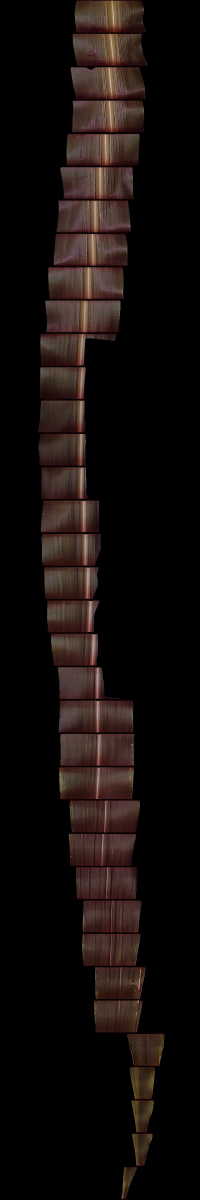
#> input picture test/reconstruction.jpg, 600 x 3600 px (shown at 1/3 size)
$ python extract_leaf.py ../test/reconstruction.jpg
#> lines starting #> are read from the running program, lines starting #| are printed output that depends on the picture; after the words box and inside, x2 and y2 are one past the last pixel; in counts of white or black regions, pixels touching at a corner belong together
#> further down, img is the input picture: shape (3600, 600, 3); mean B, G, R 11.9, 13.8, 20.1
import cv2
import numpy as np
import sys


# -------------------------------------------------
# CORE FUNCTION (USED EVERYWHERE)
# -------------------------------------------------

def extract_leaf(image):

    if image is None:
        return None, None

    # Detect non-black pixels
    mask = np.any(image > 5, axis=2).astype(np.uint8) * 255
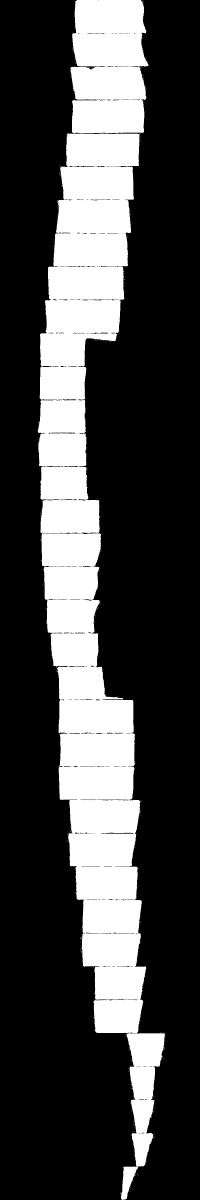
#> mask: shape (3600, 600) (shown at 1/3 size); 27.2% white; 343 white regions (342 under 20 px), largest, box (x1, y1, x2, y2) and area: (112, 0, 496, 3600) 586304

    # Clean mask
    kernel = cv2.getStructuringElement(cv2.MORPH_ELLIPSE, (15, 15))
    mask = cv2.morphologyEx(mask, cv2.MORPH_CLOSE, kernel)
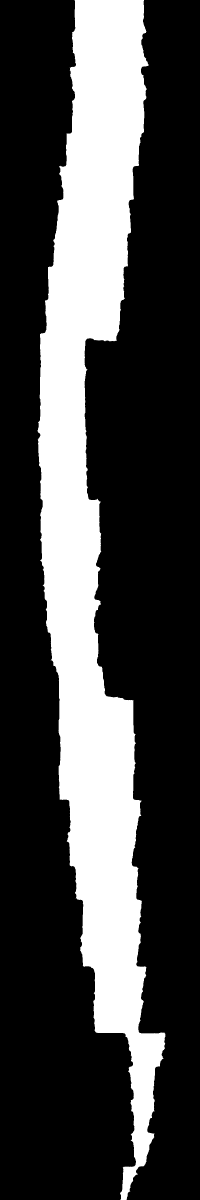
#> mask: shape (3600, 600) (shown at 1/3 size); 27.8% white; 1 white region, box (x1, y1, x2, y2) and area: (112, 0, 496, 3600) 599717

    # Keep largest component
    num_labels, labels, stats, _ = cv2.connectedComponentsWithStats(mask, 8)
#> num_labels = 2; stats = [[0, 0, 600, 3600, 1560283], [112, 0, 384, 3600, 599717]]

    if num_labels > 1:
        largest = 1 + np.argmax(stats[1:, cv2.CC_STAT_AREA])
#> largest = 1
        mask = (labels == largest).astype(np.uint8) * 255

    # Apply mask
    leaf = cv2.bitwise_and(image, image, mask=mask)

    return mask, leaf


# -------------------------------------------------
# VISUAL DEBUG MODE
# -------------------------------------------------

def show_preview(image, mask, leaf):

    def resize_keep_aspect(img, max_height=800):
#> called with max_height = 800
        h, w = img.shape[:2]
#> h = 3600; w = 600
        scale = max_height / h
#> scale = 0.222
        new_w = int(w * scale)
#> new_w = 133
        return cv2.resize(img, (new_w, max_height))
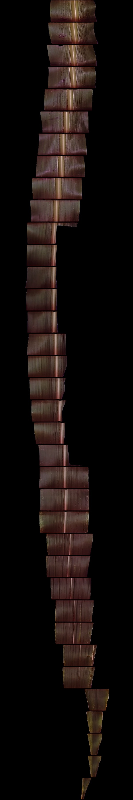
#> returned value: shape (800, 133, 3); mean of channels 0, 1, 2 11.9, 13.7, 20; drawn as B, G, R

    image_r = resize_keep_aspect(image)
    mask_r = resize_keep_aspect(mask)
#> call 2 of resize_keep_aspect, with max_height = 800
#> in resize_keep_aspect (call 2), `return cv2.resize(img, (new_w, max_height))`:
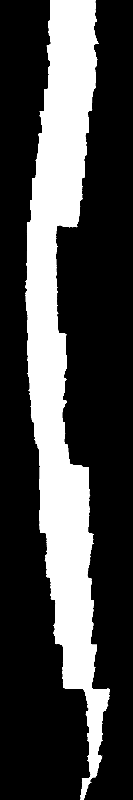
#> returned value: shape (800, 133); min 0, max 255, mean 70.8
    leaf_r = resize_keep_aspect(leaf)

    cv2.imshow("Original", image_r)
    cv2.imshow("Mask", mask_r)
    cv2.imshow("Leaf", leaf_r)

    cv2.waitKey(0)
    cv2.destroyAllWindows()


# -------------------------------------------------
# RUN AS SCRIPT (FOR TESTING ONLY)
# -------------------------------------------------

if __name__ == "__main__":

    if len(sys.argv) < 2:
        print("Usage: python extract_leaf.py <image_path>")
        sys.exit()

    img_path = sys.argv[1]

    img = cv2.imread(img_path)

    if img is None:
        print("Invalid image path")
        sys.exit()

    mask, leaf = extract_leaf(img)

    if mask is None:
        print("Extraction failed")
        sys.exit()

    show_preview(img, mask, leaf)
